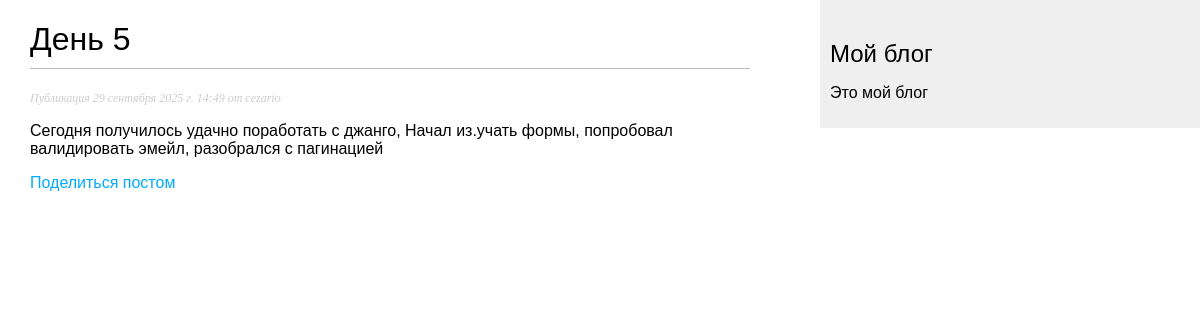
Page /blog/2025/9/29/den-5 on the committed database.
### blog/models.py (models this page shows, shortened)
class Post(models.Model):
    class Status(models.TextChoices):
        DRAFT = 'DF', 'Черновик'
        PUBLISHED = 'PB', 'Опубликован'
    title = models.CharField(max_length=250)
    slug = models.SlugField(max_length=250, unique_for_date='publish')
    author = models.ForeignKey(User,
                               on_delete=models.CASCADE,
                               related_name='blog_posts')
    body = models.TextField()
    publish = models.DateTimeField(default=timezone.now)
    created = models.DateTimeField(auto_now_add=True)
    updated = models.DateTimeField(auto_now=True)
    status = models.CharField(max_length=2,
                              choices=Status.choices,
                              default=Status.DRAFT)
    objects = models.Manager()
    published = PublishedManager()
    class Meta:
        ordering = ['-publish']
        indexes = [
            models.Index(fields=['-publish']),
        ]

### blog/views.py (the view)
# urls.py: path('<int:year>/<int:month>/<int:day>/<slug:post>', views.post_detail, name='post_detail'),
def post_detail(request, year, month, day, post):
    post = get_object_or_404(Post,
                             status = Post.Status.PUBLISHED,
                             slug=post,
                             publish__year=year,
                             publish__month = month,
                             publish__day = day)
    return render(request, 'blog/post/detail.html', {'post': post})

### blog/templates/blog/post/detail.html (shortened to what this page needs)
{% extends "blog/base.html" %}
{% block content %}
<h1> {{ post.title }} </h1>
<p class = "date">
    Публикация {{ post.publish }} от {{ post.author }}
</p>
    {{ post.body|linebreaks }}
<p>
    <a href="{% url 'blog:post_share' post.id %}">
        Поделиться постом
    </a>
</p>
{% endblock %}

### blog/static/css/blog.css (style rules this page uses)
body { margin:0; padding:0; font-family:helvetica, sans-serif; }
a { color:#00abff; text-decoration:none; }
h1 { font-weight:normal; border-bottom:1px solid #bbb; padding:0 0 10px 0; }
p.date { color:#ccc; font-family: georgia, serif; font-size: 12px; font-style: italic; }

### rows in the picture
Post: title "День 5", publish "29 сентября 2025 г. 14:49", author "cezario", body "Сегодня получилось удачно поработать с джанго, Начал из.учать формы, попробовал валидировать эмейл, разобрался с пагинацией"
